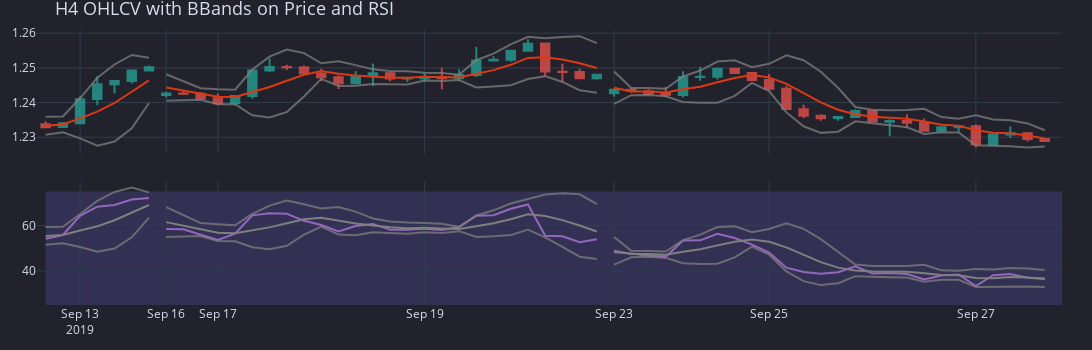

Write notebook code for a chart like this one.
### Code cell
kwargs1 = {"title_text" : "H4 OHLCV with BBands on Price and RSI", "title_font_size" : 18, "legend" : dict(yanchor="top",y=0.99, xanchor="right",x= 0.25)}
fig = vbt.make_subplots(rows=2,cols=1, shared_xaxes=True, vertical_spacing=0.1)

## Sliced Data
indices = slice(100,200)
h4_df[["Open", "High", "Low", "Close"]].iloc[indices].vbt.ohlcv.plot(add_trace_kwargs=dict(row=1, col=1),  fig=fig, **kwargs1) ## Without Range Slider
h4_bbands.iloc[indices].plot(add_trace_kwargs=dict(row=1, col=1),fig=fig,
                            lowerband_trace_kwargs=dict(fill=None, name = 'BB_Price_Lower'), 
                            upperband_trace_kwargs=dict(fill=None, name = 'BB_Price_Upper'),
                            middleband_trace_kwargs=dict(fill=None, name = 'BB_Price_Middle'))
h4_rsi.iloc[indices].rename("RSI").vbt.plot(add_trace_kwargs=dict(row=2, col=1),fig=fig, **kwargs1 )
h4_bbands_rsi.iloc[indices].plot(add_trace_kwargs=dict(row=2, col=1),limits=(25, 75),fig=fig,
                            lowerband_trace_kwargs=dict(fill=None, name = 'BB_RSI_Lower'), 
                            upperband_trace_kwargs=dict(fill=None, name = 'BB_RSI_Upper'),
                            middleband_trace_kwargs=dict(fill=None, name = 'BB_RSI_Middle'),
                            # xaxis=dict(rangeslider_visible=True)
                            )

fig.update_xaxes(rangebreaks=[dict(values=dt_breaks)])
fig.layout.showlegend = False
fig.show()
